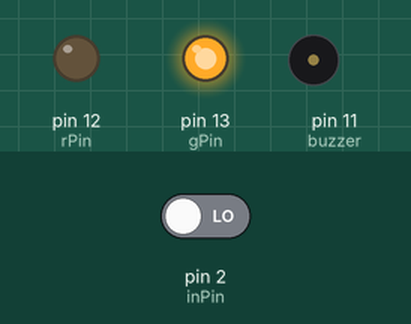
Simulated run of this sketch. Board: Arduino Uno, built with avr-gcc and run on an emulated ATmega328P. Parts: output pins drawn as LEDs (lit = HIGH), buzzer (waves = sounding). Inputs (shaded band) come from the test bench; at power-on: pin 2 (inPin) LOW. What the sketch prints to the serial monitor is not drawn.

Above: at 1.2 s.
1.3 s: pin 2 (inPin) driven HIGH
At 1.7 s:
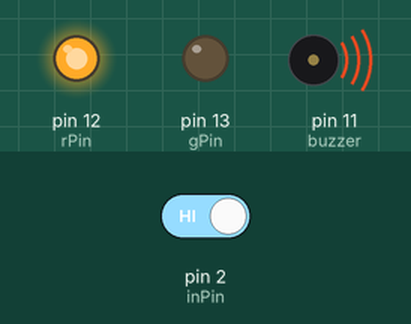
Timing chart, 0 to 10.3 s (numbered marks = the images above; inputs shaded):
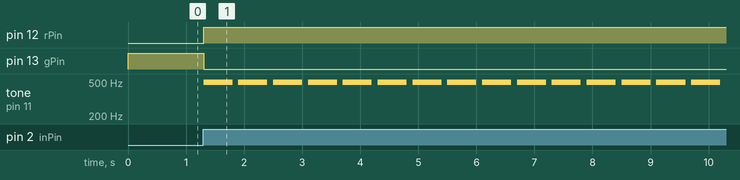

The sketch:

SW520D_TiltSensor.ino
```cpp
int inPin = 2;
int buzzer = 11;
int rPin = 12;
int gPin = 13;
int reading;

void setup()
{
  // put your setup code here, to run once:
 // pinMode(buzzer, OUTPUT);
  pinMode(rPin, OUTPUT);
  pinMode(gPin, OUTPUT);
  pinMode(inPin, INPUT);
  Serial.begin(9600);
}

void loop()
{
  // put your main code here, to run repeatedly:
reading = digitalRead(inPin);

if(reading==1)
{
  digitalWrite(rPin, HIGH); //If tilted, turn the red LED on
  digitalWrite(gPin, LOW);
  tone(buzzer, 494, 500); //If tilted, also turn the speaker on
  delay(500);
}

else
{
  digitalWrite(rPin, LOW);
  digitalWrite(gPin, HIGH); //If not tilted, turn the green LED on
}

Serial.print(reading);
delay(100);
}
```

Measured:
- after the input at 1.3 s, pin 12 (rPin): LOW → HIGH at once; pin 13 (gPin): HIGH → LOW at once; tone on pin 11 (buzzer): alternates 494 Hz for 0.50 s and silent for 0.10 s, starting at once
